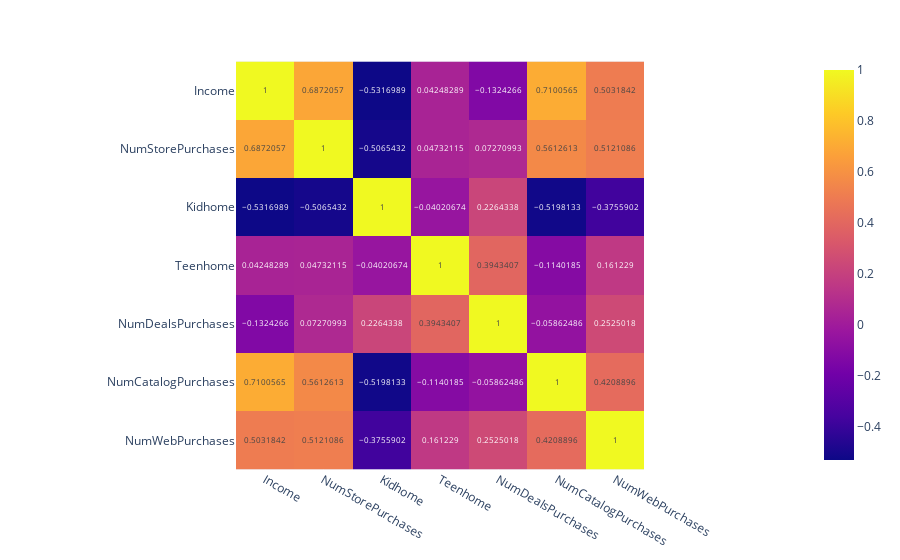

Source (notebook cell):
### Code cell
#Use heatmap to find variables that are correlated 
correlation_matrix = numeric_rep1.corr()
fig = px.imshow(correlation_matrix, text_auto=True)
fig.show()

### Figure 1 — Plotly figure (JSON) as saved in the notebook; plotly's stock layout.template omitted (floating-point values rounded to 4 significant figures)
{"data": [{"coloraxis": "coloraxis", "hovertemplate": "x: %{x}<br>y: %{y}<br>color: %{z}<extra></extra>", "name": "0", "texttemplate": "%{z}", "type": "heatmap", "x": ["Income", "NumStorePurchases", "Kidhome", "Teenhome", "NumDealsPurchases", "NumCatalogPurchases", "NumWebPurchases"], "xaxis": "x", "y": ["Income", "NumStorePurchases", "Kidhome", "Teenhome", "NumDealsPurchases", "NumCatalogPurchases", "NumWebPurchases"], "yaxis": "y", "z": [[1, 0.6872, -0.5317, 0.04248, -0.1324, 0.7101, 0.5032], [0.6872, 1, -0.5065, 0.04732, 0.07271, 0.5613, 0.5121], [-0.5317, -0.5065, 1, -0.04021, 0.2264, -0.5198, -0.3756], [0.04248, 0.04732, -0.04021, 1, 0.3943, -0.114, 0.1612], [-0.1324, 0.07271, 0.2264, 0.3943, 1, -0.05862, 0.2525], [0.7101, 0.5613, -0.5198, -0.114, -0.05862, 1, 0.4209], [0.5032, 0.5121, -0.3756, 0.1612, 0.2525, 0.4209, 1]]}], "layout": {"coloraxis": {"colorscale": [[0, "#0d0887"], [0.1111, "#46039f"], [0.2222, "#7201a8"], [0.3333, "#9c179e"], [0.4444, "#bd3786"], [0.5556, "#d8576b"], [0.6667, "#ed7953"], [0.7778, "#fb9f3a"], [0.8889, "#fdca26"], [1, "#f0f921"]]}, "margin": {"t": 60}, "xaxis": {"anchor": "y", "constrain": "domain", "domain": [0, 1], "scaleanchor": "y"}, "yaxis": {"anchor": "x", "autorange": "reversed", "constrain": "domain", "domain": [0, 1]}}}
